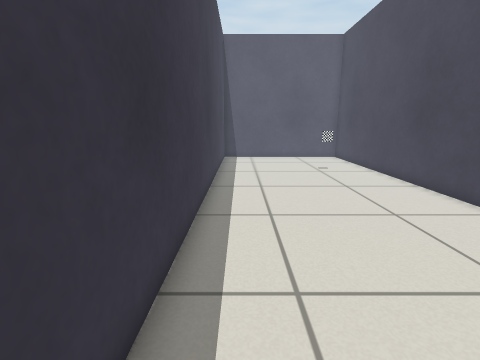
[1] (above)

13 first-person views from a walk through a world built for the Gazebo simulator. The camera is 0.71 m above the floor, tilts 12° down and sees 85° across. The floor is counted in squares, 0.25 m on a side. Each view is taken from the middle of a square. On the plan, view 1 faces up. The plan holds only what a view shows up to about 19 squares ahead; the rest is blank. Robots are left out.

[2]
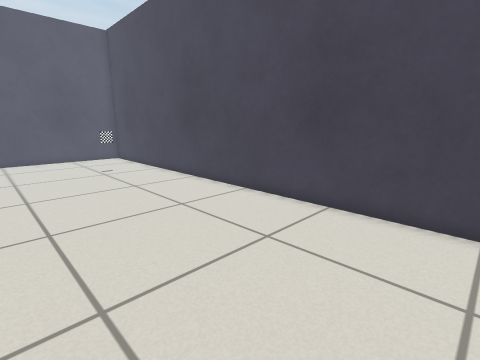

[3]
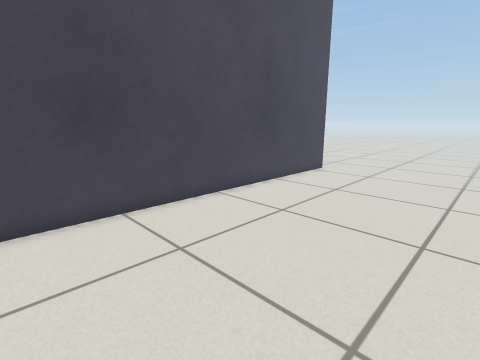

[4]
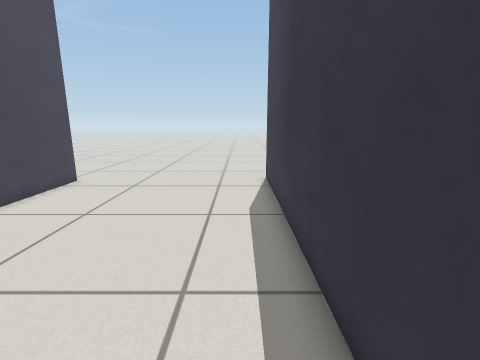

[5]
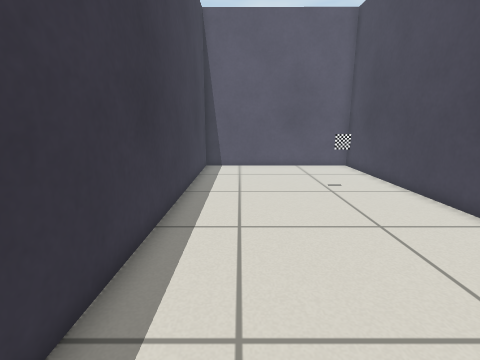

[6]
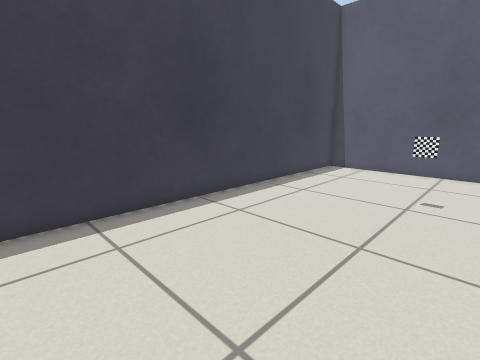

[7]
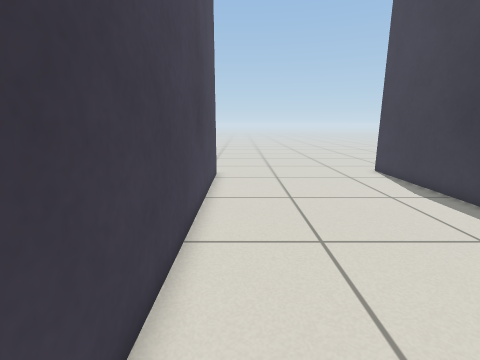

[8]
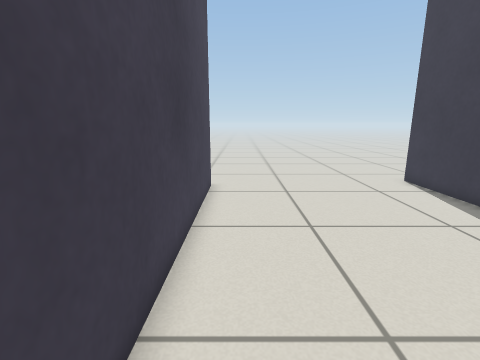

[9]
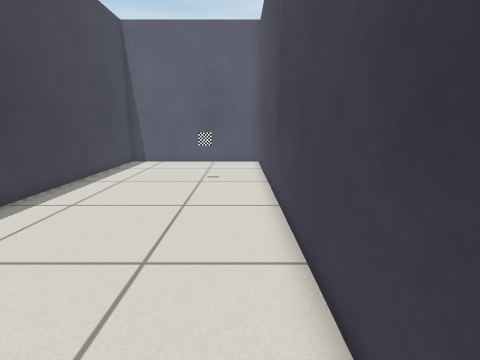

[10]
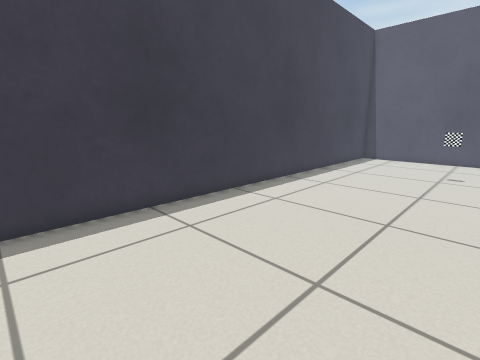

[11]
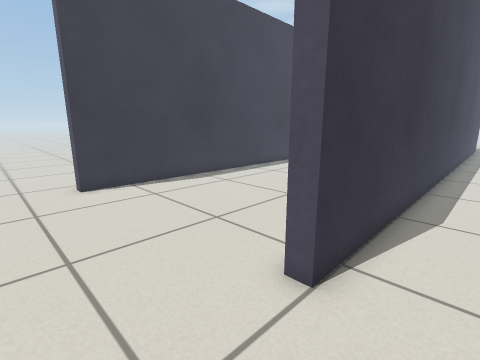

[12]
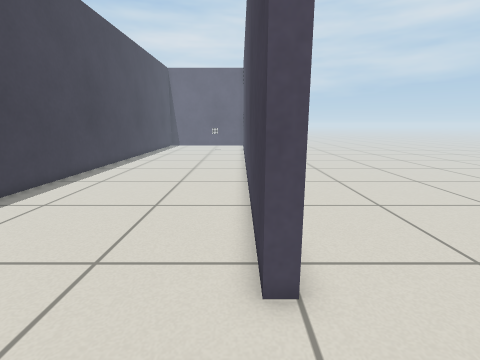

[13]
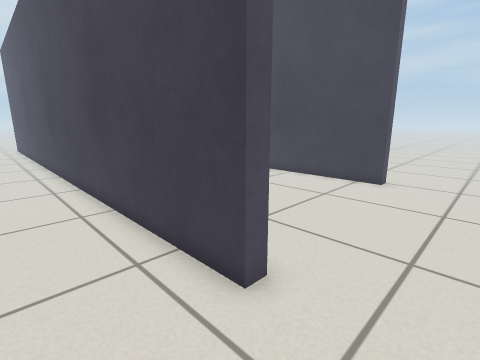

### Floor plan
Points are (right, up) in squares from view 1. A wall is a line through its corners. A room is listed if a view was taken in it or the views show most of it. See-through windows are left out.
Room 1 (views 1, 2, 3, 4, 5, 6, 7, 8, 9, 10)
walls: (8.4, -9.2) (8.4, 23.2) (-1.4, 23.3) (-1.4, -10.2)
ways out: opening at (-1.5, -12) to room 2; opening at (8.5, -11.5) to room 2
objects: checkerboard (5, 16)
Room 2 (views 11, 12, 13)
walls: (9, 12.8) (9, -9.2) (8.4, -9.2); (-1.4, -10.2) (-2, -10.2) (-2, 11.9)
ways out: opening at (-1.5, -12) to room 1; opening at (8.5, -11.5) to room 1

Where each view was taken, in squares from view 1:
view 1: 0 up, 0 right, facing up
view 2: 0 up, 0 right, facing up-right
view 3: 7 up, 0 right, facing down-right
view 4: 4 up, 0 right, facing down
view 5: 5 up, 1 right, facing up
view 6: 6 up, 7 right, facing up-left
view 7: 6 up, 7 right, facing down
view 8: 3 up, 7 right, facing down
view 9: 3 up, 7 right, facing up
view 10: 0 up, 7 right, facing up-left
view 11: 13 down, 11 right, facing up-left
view 12: 13 down, 8 right, facing up
view 13: 13 down, 5 left, facing up-right
